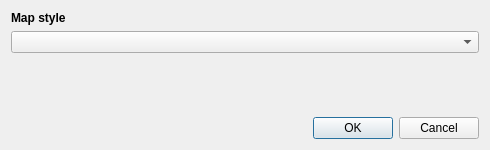
<?xml version="1.0" encoding="UTF-8"?>
<ui version="4.0">
 <class>BestemmmingsPlanSettingsDialog</class>
 <widget class="QDialog" name="BestemmmingsPlanSettingsDialog">
  <property name="geometry">
   <rect>
    <x>0</x>
    <y>0</y>
    <width>490</width>
    <height>150</height>
   </rect>
  </property>
  <property name="font">
   <font>
    <weight>50</weight>
    <bold>false</bold>
   </font>
  </property>
  <property name="windowTitle">
   <string>Ruimtelijke Plannen Settings</string>
  </property>
  <layout class="QGridLayout" name="gridLayout">
   <item row="0" column="0">
    <widget class="QLabel" name="label_2">
     <property name="font">
      <font>
       <weight>75</weight>
       <bold>true</bold>
      </font>
     </property>
     <property name="text">
      <string>Map style</string>
     </property>
    </widget>
   </item>
   <item row="5" column="1" colspan="2">
    <widget class="QDialogButtonBox" name="cancel_save_button_box">
     <property name="orientation">
      <enum>Qt::Horizontal</enum>
     </property>
     <property name="standardButtons">
      <set>QDialogButtonBox::Cancel|QDialogButtonBox::Ok</set>
     </property>
    </widget>
   </item>
   <item row="4" column="0">
    <spacer name="verticalSpacer_3">
     <property name="orientation">
      <enum>Qt::Vertical</enum>
     </property>
     <property name="sizeHint" stdset="0">
      <size>
       <width>20</width>
       <height>40</height>
      </size>
     </property>
    </spacer>
   </item>
   <item row="1" column="0" colspan="3">
    <widget class="QComboBox" name="styleComboBox"/>
   </item>
  </layout>
 </widget>
 <resources/>
 <connections>
  <connection>
   <sender>cancel_save_button_box</sender>
   <signal>accepted()</signal>
   <receiver>BestemmmingsPlanSettingsDialog</receiver>
   <slot>accept()</slot>
   <hints>
    <hint type="sourcelabel">
     <x>20</x>
     <y>20</y>
    </hint>
    <hint type="destinationlabel">
     <x>20</x>
     <y>20</y>
    </hint>
   </hints>
  </connection>
  <connection>
   <sender>cancel_save_button_box</sender>
   <signal>rejected()</signal>
   <receiver>BestemmmingsPlanSettingsDialog</receiver>
   <slot>reject()</slot>
   <hints>
    <hint type="sourcelabel">
     <x>20</x>
     <y>20</y>
    </hint>
    <hint type="destinationlabel">
     <x>20</x>
     <y>20</y>
    </hint>
   </hints>
  </connection>
 </connections>
</ui>
